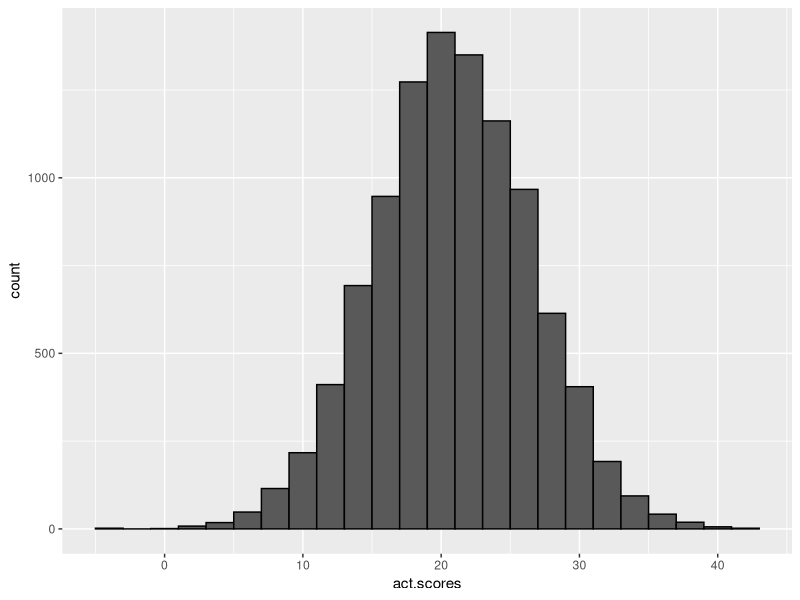

The R script that drew this image:
#!/usr/bin/env Rscript
suppressPackageStartupMessages(library(tidyverse))
library(dslabs)

set.seed(16, 
         sample.kind = "Rounding")
act.mean <- 20.9
act.sd <- 5.7
n <- 10000
act.scores <- rnorm(n,act.mean,act.sd)

print("mean of act.scores: ")
mean(act.scores)

print("sd of act.scores: ")
sd(act.scores)

# plot distribution of simulated ACT scores
data.frame(act.scores = act.scores) %>%
    ggplot(aes(act.scores)) +
    geom_histogram(color="black", binwidth = 2)

print("How many perfect scores (= 36)?")
sum(act.scores >= 36)

print("In act_scores, what is the probability of an ACT score greater than 30?")
sum(act.scores > 30)/n

print("In act_scores, what is the probability of an ACT score less than or equal to 10?")
sum(act.scores <= 10)/n
